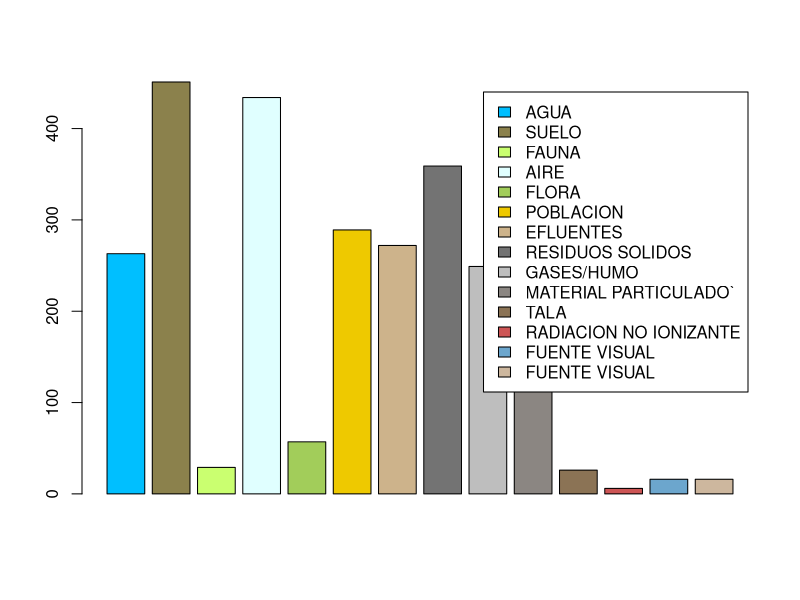
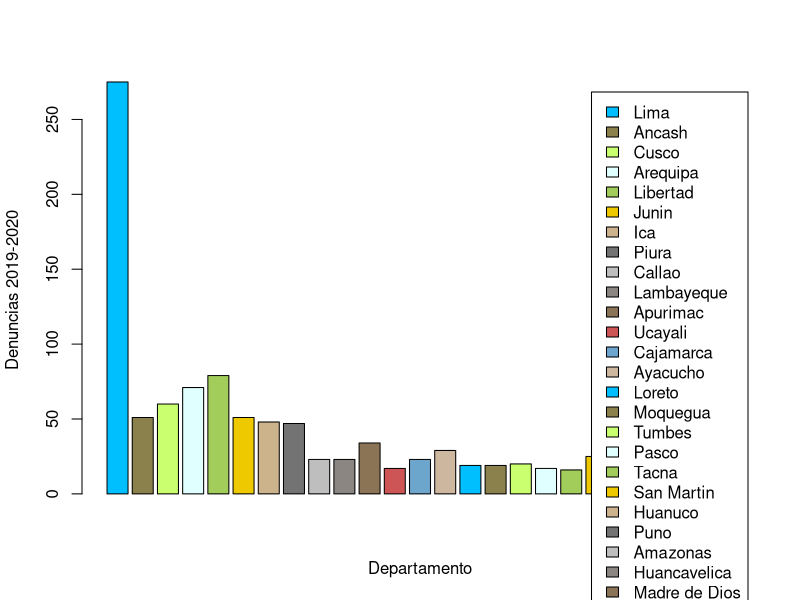
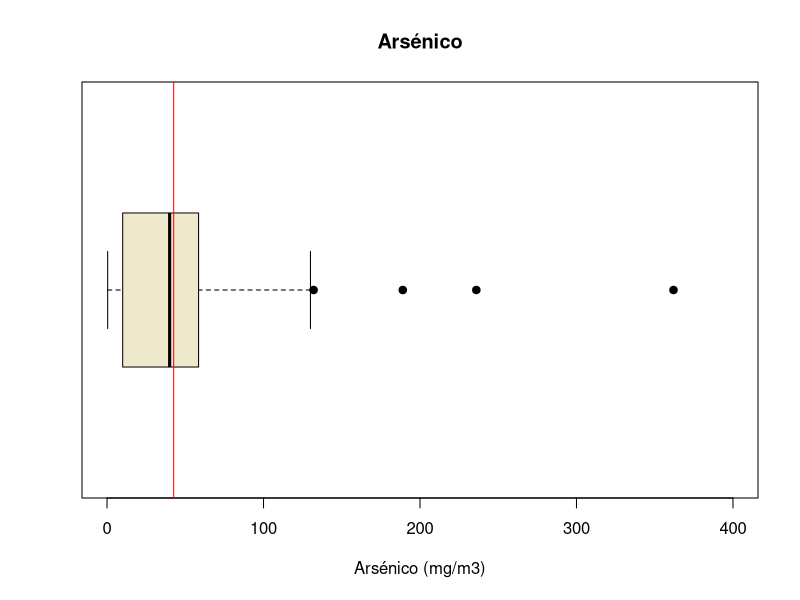
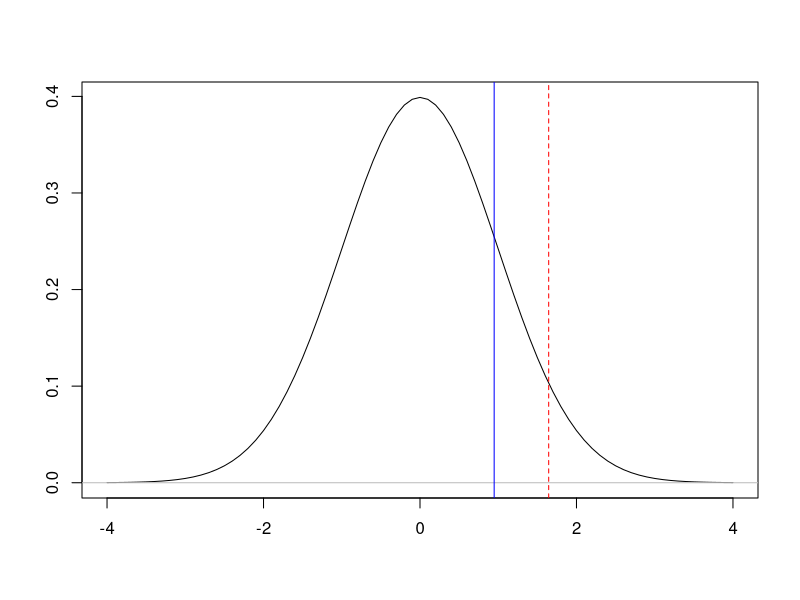
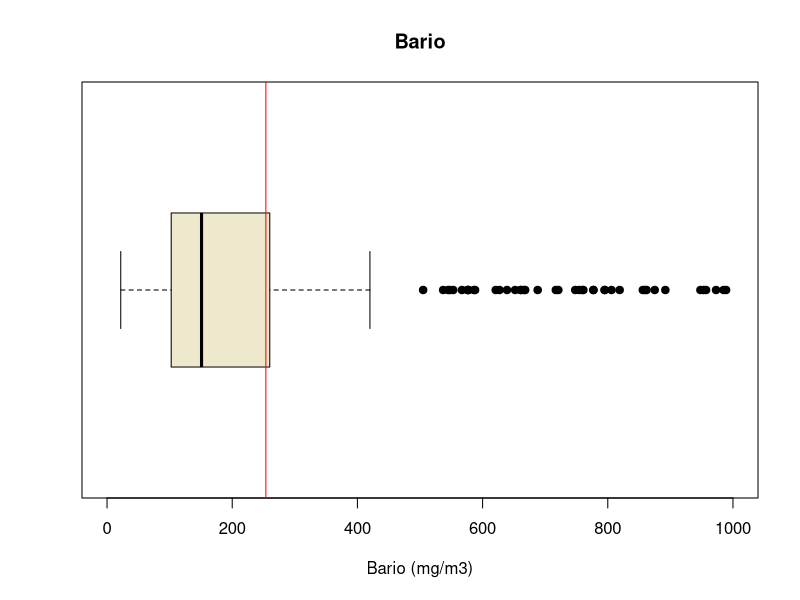
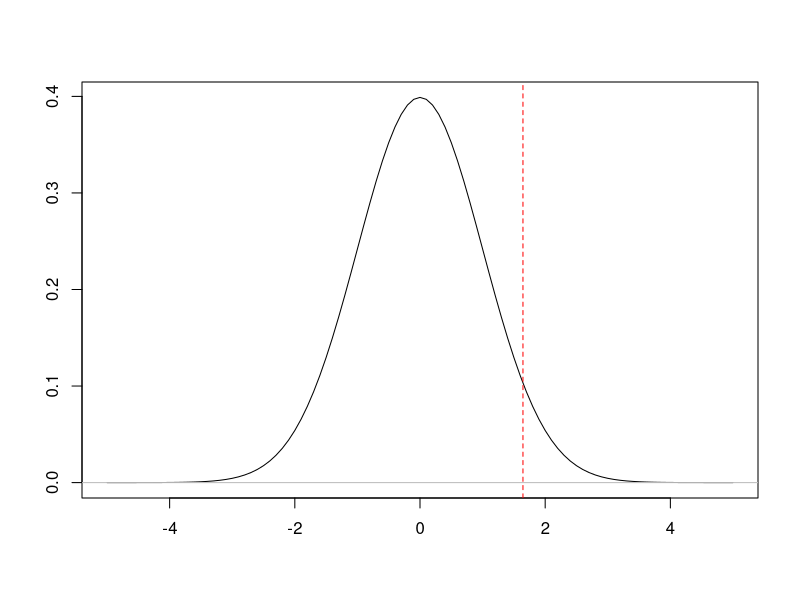
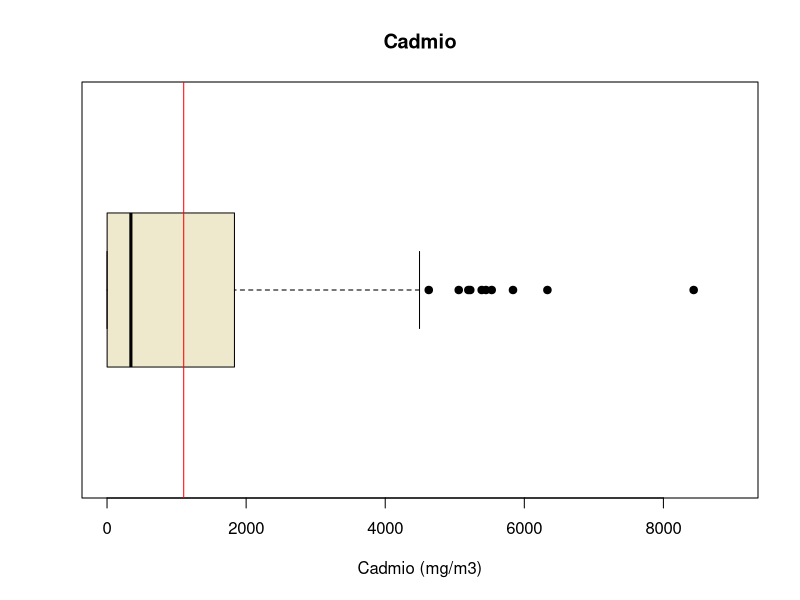
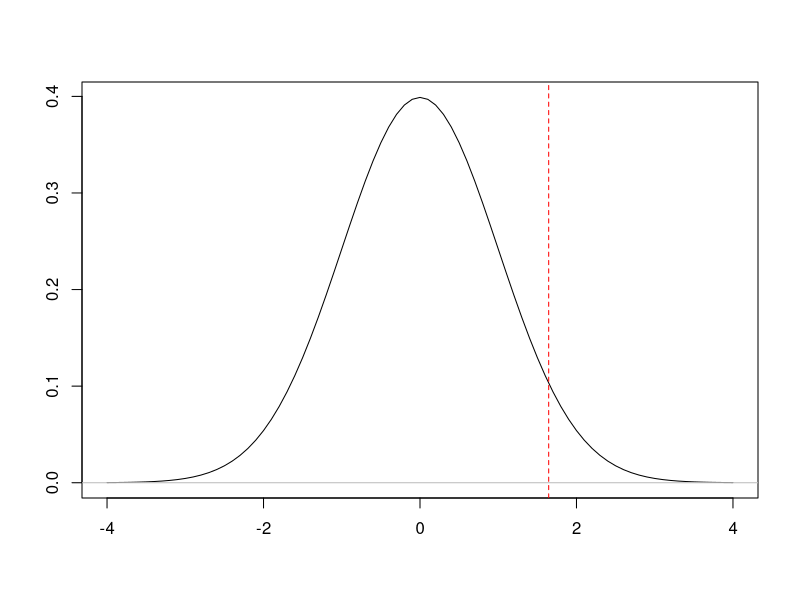

These figures' R source, in order:
## ---- chunk 1
rm(list=ls()) 
## ---- chunk 2
library(readr)
library(dplyr)
## ---- chunk 3
DD1920 <- read_csv("Denuncias1920.csv",col_types=cols(Suelo = col_number()))
DD18 <- read_csv("Denuncias-18.csv")
CAS <- read_csv("CAS.csv", col_types = cols(Aluminio = col_number(), 
    Antimonio = col_number(), `Arsénico` = col_number(), 
    Bario = col_number(), Berilio = col_number(), 
    Bismuto = col_number(), Boro = col_number(), 
    Cadmio = col_number(), Calcio = col_number(), 
    Cerio = col_number(), `Cianuro libre` = col_number(), 
    Cobalto = col_number(), Cobre = col_number(), 
    Cromo = col_number(), `Estaño` = col_number(), 
    Estroncio = col_number(), Fósforo = col_number(), 
    Hierro = col_number(), Litio = col_number(), 
    Magnesio = col_number(), Manganeso = col_number(), 
    Mercurio = col_number(), Molibdeno = col_number(), 
    `Níquel` = col_number(), Plata = col_number(), 
    Plomo = col_number(), Potasio = col_number(), 
    Selenio = col_number(),Sodio = col_number(), Talio = col_number(), 
    Titanio = col_number(), Torio = col_number(), Uranio = col_number(), Zinc = col_number()))

## ---- chunk 4
CAA <- read_csv("CAA.csv", col_types = cols(Aluminio = col_number(), 
    `Aluminio disuelto` = col_number(), Amoniaco = col_number(), 
    Antimonio = col_number(), `Antimonio disuelto` = col_number(), 
    `Arsénico` = col_number(), `Arsénico disuelto` = col_number(), 
    Bario = col_number(), `Bario disuelto` = col_number(), 
    Berilio = col_number(), `Berilio disuelto` = col_number(), 
    Bicarbonatos = col_number(), Bismuto = col_number(), 
    `Bismuto disuelto` = col_number(), Boro = col_number(), 
    `Boro disuelto` = col_number(), Cadmio = col_number(), 
    `Cadmio disuelto` = col_number(), Calcio = col_number(), 
    `Calcio disuelto` = col_number(), Carbonatos = col_number(), 
    Caudal = col_number(), `Cianuro libre` = col_number(), 
    `Cianuro Wad` = col_number(), Cloruros = col_number(), 
    Cobalto = col_number(), `Cobalto disuelto` = col_number(), 
    Cobre = col_number(), `Cobre disuelto` = col_number(), 
    Cromo = col_number()))
## ---- chunk 5

Obs2 <- c("Observaciones","Observaciones incompletas","Datos faltantes", "Variables Totales")
N2 <- c(nrow(CAS),sum(!complete.cases(CAS)),sum(is.na(CAS)), ncol(CAS))
OB2 <- data.frame(Obs2,N2)
OB2
## ---- chunk 6
Variables <- c("Departamento", "Provincia" ,"Distrito", "Actividad económica","Tipo de contaminacion","Estado de la demanda")

`Tipo_de_Variable` <- c("Nominal","Nominal","Nominal","Nominal","Nominal", "Nominal")
Restricciones <- c("En el Peru","En el Peru", "En el Peru", "Legales","Agua, SUelo, Aire, Fauna" ,"Abierta o Cerrada")

ED <- data.frame(Variables,`Tipo_de_Variable`, Restricciones)
ED
## ---- chunk 7
Variables2 <- c("ESTE","NORTE","Aluminio","Antionio","Arsénico",	"Bario","Berilio","Bismuto","Boro","Cadmio","Calcio","Cerio","Cianuro libre","Cobalto","Cobre","Cromo","Cromo Hexavelante","Estaño", "Estroncio","Fósforo","Hierro","Litio","Magnecio","Manganeso","Mercurio","Molibdeno","Níquel","Plata","Plomo","Potasio","Selenio","Sodio","Talio","Torio")

`Tipo_de_Variable2` <- c("Discretas","Discretas","Discretas","Discretas","Discretas","Discretas","Discretas","Discretas","Discretas","Discretas","Discretas","Discretas","Discretas","Discretas","Discretas","Discretas","Discretas","Discretas","Discretas","Discretas","Discretas","Discretas","Discretas","Discretas","Discretas","Discretas","Discretas","Discretas","Discretas","Discretas","Discretas","Discretas","Discretas","Discretas")

Restricciones2  <- c("Coordenadas","Coordenadas", " 40973-5726 (ppm)","21.9-989 (ppm)", "<0.0017-9.698(ppm)","<0.4-94(ppm)","21.9-989(ppm)","<0.001-1.85(ppm)","<0.0008-2.63(ppm)","<0.18-91.2(ppm)","<0.0007-6.256(ppm)","-9748(ppm)","8.446-9496(ppm)","<0.3(ppm)","0.481-999(ppm)","1.5-98(ppm)","1.4-99(ppm","-0.4(ppm)","<0.1-1.9(ppm)","3.03-991","60-2946(ppm)","8250-100138(ppm)","0.338-992(ppm)","229-14458(ppm)","65.6-5629(ppm)","<0.03-0.33(ppm)","<0.003-7.3(ppm)","0.679-995(ppm)","<0.006-1.29(ppm)","3.79-997(ppm)","271-7913(ppm)","<0.004-3.78(ppm)","<1-992","<0.0002-2.168(ppm)")


ED2 <- data.frame(Variables2,`Tipo_de_Variable2`, Restricciones2)
ED2
## ---- chunk 8
tipo <- c("AGUA","SUELO","FAUNA","AIRE","FLORA","POBLACION","EFLUENTES","RESIDUOS SOLIDOS","GASES/HUMO","MATERIAL PARTICULADO`","TALA","RADIACION NO IONIZANTE","FUENTE VISUAL","FUENTE VISUAL")

cantidad <- c(sum(DD1920$AGUA),
sum(DD1920$SUELO),sum(DD1920$FAUNA),sum(DD1920$AIRE),
sum(DD1920$FLORA),sum(DD1920$POBLACION),sum(DD1920$EFLUENTES),sum(DD1920$`RESIDUOS SOLIDOS`),sum(DD1920$`GASES/HUMO`),sum(DD1920$`MATERIAL PARTICULADO`),sum(DD1920$TALA),sum(DD1920$`RADIACION NO IONIZANTE`),sum(DD1920$`FUENTE VISUAL`),sum(DD1920$`FUENTE VISUAL`))

colores <- c("deepskyblue1","lightgoldenrod4","darkolivegreen1", "lightcyan","darkolivegreen3","gold2","navajowhite3","gray45","gray","seashell4","burlywood4", "indianred3", "skyblue3", "bisque3")

DDA<-data.frame(tipo, cantidad)
barplot(DDA[1:14,2],legend=c("AGUA","SUELO","FAUNA","AIRE","FLORA","POBLACION","EFLUENTES","RESIDUOS SOLIDOS","GASES/HUMO","MATERIAL PARTICULADO`","TALA","RADIACION NO IONIZANTE","FUENTE VISUAL","FUENTE VISUAL"), col =colores)

## ---- chunk 9
#denuncias 2019-2020

DEP1920 <- c("Lima","Ancash","Cusco", "Arequipa","Libertad", "Junin","Ica","Piura","Callao","Lambayeque","Apurimac","Ucayali","Cajamarca","Ayacucho","Loreto" ,"Moquegua","Tumbes","Pasco","Tacna","San Martin","Huanuco","Puno","Amazonas","Huancavelica","Madre de Dios")

CAN1920 <- c(sum(DD1920$DEPARTAMENTO == "LIMA"),sum(DD1920$DEPARTAMENTO == "ANCASH"),sum(DD1920$DEPARTAMENTO == "CUSCO"),sum(DD1920$DEPARTAMENTO == "AREQUIPA"),sum(DD1920$DEPARTAMENTO == "LA LIBERTAD"),sum(DD1920$DEPARTAMENTO == "JUNIN"),sum(DD1920$DEPARTAMENTO == "ICA"),sum(DD1920$DEPARTAMENTO == "PIURA"),sum(DD1920$DEPARTAMENTO == "CALLAO"),sum(DD1920$DEPARTAMENTO == "LAMBAYEQUE"),sum(DD1920$DEPARTAMENTO == "APURIMAC"),sum(DD1920$DEPARTAMENTO == "UCAYALI"),sum(DD1920$DEPARTAMENTO == "CAJAMARCA"),sum(DD1920$DEPARTAMENTO == "AYACUCHO"),sum(DD1920$DEPARTAMENTO == "LORETO"),sum(DD1920$DEPARTAMENTO == "MOQUEGUA"),sum(DD1920$DEPARTAMENTO == "TUMBES"),sum(DD1920$DEPARTAMENTO == "PASCO"),sum(DD1920$DEPARTAMENTO == "TACNA"),sum(DD1920$DEPARTAMENTO == "SAN MARTIN"),sum(DD1920$DEPARTAMENTO == "HUANUCO"),sum(DD1920$DEPARTAMENTO == "PUNO"),sum(DD1920$DEPARTAMENTO == "AMAZONAS"),sum(DD1920$DEPARTAMENTO == "HUANCAVELICA"),sum(DD1920$DEPARTAMENTO == "MADRE DE DIOS"))

Tabla1920 <- data.frame(DEP1920,CAN1920)

barplot(Tabla1920[1:25,2],legend=c("Lima","Ancash","Cusco", "Arequipa","Libertad", "Junin","Ica","Piura","Callao","Lambayeque","Apurimac","Ucayali","Cajamarca","Ayacucho","Loreto" ,"Moquegua","Tumbes","Pasco","Tacna","San Martin","Huanuco","Puno","Amazonas","Huancavelica","Madre de Dios"),col = colores, xlab="Departamento",ylab="Denuncias 2019-2020")

## ---- chunk 10
boxplot(CAS$Arsénico, horizontal = TRUE, main = "Arsénico", col="cornsilk2", xlab= "Arsénico (mg/m3)",pch= 19, ylim=c(0,400) )
abline(v = mean(CAS$Arsénico, na.rm = TRUE, ), col = "red")
Media <- mean(CAS$Arsénico, na.rm=TRUE, col="red")
Mediana <-median(CAS$Arsénico, na.rm=TRUE)
No_contaminado <- sum(CAS$Arsénico > 0.001 & CAS$Arsénico < 250,na.rm=TRUE)
Elemento <- c("Arsénico")
Tab <- data.frame(Elemento,No_contaminado,Media,Mediana)
Tab
## ---- chunk 11


u = 40
n=227
z <- qnorm(0.95)
Media_Muestral <- mean(CAS$Arsénico, na.rm=TRUE)
Desviacion_Estandar_Muestral <- sd(CAS$Arsénico, na.rm=TRUE)
Zcritico <- (Media_Muestral-u)/(Desviacion_Estandar_Muestral/sqrt(n))

Xs <- seq(-4, 4, by = 0.1)
plot(Xs, dnorm(Xs), type = "l", col="black", xlab = "", ylab = "")
abline(v = z, lty = 2, col = "red")
abline(h = 0, col = "gray")
abline(v = Zcritico,lty = 1 , col = "blue")


## ---- chunk 12
z <- qnorm(0.95)
Zcritico <- (Media_Muestral-u)/(Desviacion_Estandar_Muestral/sqrt(n))
N<- c("Estadistico de prueba","Z critico")
Valores <- c(Zcritico,z)
Tab <- data.frame(N, Valores)
Tab
## ---- chunk 13
boxplot(CAS$Bario, horizontal = TRUE, main = "Bario", col="cornsilk2", xlab= "Bario (mg/m3)",pch= 19, ylim=c(0,1000) )
abline(v = mean(CAS$Bario, na.rm = TRUE, ), col = "red")
Media <- mean(CAS$Bario, na.rm=TRUE, col="red")
Mediana <-median(CAS$Bario, na.rm=TRUE)
No_contaminado <- sum(CAS$Bario > 0 & CAS$Bario < 750,na.rm=TRUE)
Elemento <- c("Bario")
Tab <- data.frame(Elemento,No_contaminado,Media,Mediana)
Tab

## ---- chunk 14
u = 3500
n=227
z <- qnorm(0.95)
Media_Muestral <- mean(CAS$Bario, na.rm=TRUE)
Desviacion_Estandar_Muestral <- sd(CAS$Bario, na.rm=TRUE)
Zcritico <- (Media_Muestral-u)/(Desviacion_Estandar_Muestral/sqrt(n))

Xs <- seq(-5, 5, by = 0.1)
plot(Xs, dnorm(Xs), type = "l", col="black", xlab = "", ylab = "")
abline(v = z, lty = 2, col = "red")
abline(h = 0, col = "gray")
abline(v = Zcritico,lty = 1 , col = "blue")

## ---- chunk 15
z <- qnorm(0.95)
Zcritico <- (Media_Muestral-u)/(Desviacion_Estandar_Muestral/sqrt(n))
N<- c("Estadistico de prueba","Z critico")
Valores <- c(Zcritico,z)
Tab <- data.frame(N, Valores)
Tab
## ---- chunk 16
boxplot(CAS$Cadmio, horizontal = TRUE, main = "Cadmio", col="cornsilk2", xlab= "Cadmio (mg/m3)",pch= 19, ylim=c(0,9000) )
abline(v = mean(CAS$Cadmio, na.rm = TRUE, ), col = "red")
Media <- mean(CAS$Cadmio, na.rm=TRUE, col="red")
Mediana <-median(CAS$Cadmio, na.rm=TRUE)
No_contaminado <- sum(CAS$Cadmio > 0 & CAS$Cadmio < 22,na.rm=TRUE)
Elemento <- c("Cadmio")
Tab <- data.frame(Elemento,No_contaminado,Media,Mediana)
Tab
## ---- chunk 17
u = 3
n=227
z <- qnorm(0.95)
Media_Muestral <- mean(CAS$Cadmio, na.rm=TRUE)
Desviacion_Estandar_Muestral <- sd(CAS$Cadmio, na.rm=TRUE)
Zcritico <- (Media_Muestral-u)/(Desviacion_Estandar_Muestral/sqrt(n))

Xs <- seq(-4, 4, by = 0.1)
plot(Xs, dnorm(Xs), type = "l", col="black", xlab = "", ylab = "")
abline(v = z, lty = 2, col = "red")
abline(h = 0, col = "gray")
abline(v = Zcritico,lty = 1 , col = "blue")



## ---- chunk 18
z <- qnorm(0.95)
Zcritico <- (Media_Muestral-u)/(Desviacion_Estandar_Muestral/sqrt(n))
N<- c("Estadistico de prueba","Z critico")
Valores <- c(Zcritico,z)
Tab <- data.frame(N, Valores)
Tab
## ---- chunk 19
plot(CAS$`Cianuro libre`, main = "Cianuro Libre",ylab="Cianuro Libre (ppm)")

Media <- mean(CAS$`Cianuro libre`, na.rm=TRUE, col="red")
Mediana <-median(CAS$`Cianuro libre`, na.rm=TRUE)
No_contaminado <- sum(CAS$`Cianuro libre` > 0 & CAS$`Cianuro libre` <8 ,na.rm=TRUE)
Elemento <- c("Cianuro libre")
Tab <- data.frame(Elemento,No_contaminado,Media,Mediana)
Tab

## ---- chunk 20
boxplot(CAS$Cromo, horizontal = TRUE, main = "Cromo", col="cornsilk2", xlab= "Cromo (mg/m3)",pch= 19, ylim=c(0,100) )
abline(v = mean(CAS$Cromo, na.rm = TRUE, ), col = "red")
Media <- mean(CAS$Cromo, na.rm=TRUE, col="red")
Mediana <-median(CAS$Cromo, na.rm=TRUE)
No_contaminado <- sum(CAS$Cromo > 1 & CAS$Cromo < 1500,na.rm=TRUE)
Elemento <- c("Cromo")
Tab <- data.frame(Elemento,No_contaminado,Media,Mediana)
Tab
## ---- chunk 21
u = 100
n=227
z <- qnorm(0.95)
Media_Muestral <- mean(CAS$Cromo, na.rm=TRUE)
Desviacion_Estandar_Muestral <- sd(CAS$Cromo, na.rm=TRUE)
Zcritico <- (Media_Muestral-u)/(Desviacion_Estandar_Muestral/sqrt(n))

Xs <- seq(-5, 5, by = 0.1)
plot(Xs, dnorm(Xs), type = "l", col="black", xlab = "", ylab = "")
abline(v = z, lty = 2, col = "red")
abline(h = 0, col = "gray")
abline(v = Zcritico,lty = 1 , col = "blue")



## ---- chunk 22
z <- qnorm(0.95)
Zcritico <- (Media_Muestral-u)/(Desviacion_Estandar_Muestral/sqrt(n))
N<- c("Estadistico de prueba","Z critico")
Valores <- c(Zcritico,z)
Tab <- data.frame(N, Valores)
Tab
## ---- chunk 23
boxplot(CAS$Mercurio, horizontal = TRUE, main = "Mercurio", col="cornsilk2", xlab= "Mercurio (mg/m3)",pch= 19, ylim=c(0,7) )
abline(v = mean(CAS$Mercurio, na.rm = TRUE, ), col = "red")
Media <- mean(CAS$Mercurio, na.rm=TRUE, col="red")
Mediana <-median(CAS$Mercurio, na.rm=TRUE)
No_contaminado <- sum(CAS$Mercurio > 0 & CAS$Mercurio < 24,na.rm=TRUE)
Elemento <- c("Mercurio")
Tab <- data.frame(Elemento,No_contaminado,Media,Mediana)
Tab
## ---- chunk 24
u = 6.6
n=227
z <- qnorm(0.95)
Media_Muestral <- mean(CAS$Mercurio, na.rm=TRUE)
Desviacion_Estandar_Muestral <- sd(CAS$Mercurio, na.rm=TRUE)
Zcritico <- (Media_Muestral-u)/(Desviacion_Estandar_Muestral/sqrt(n))


Xs <- seq(-5, 5, by = 0.1)
plot(Xs, dnorm(Xs), type = "l", col="black", xlab = "", ylab = "")
abline(v = z, lty = 2, col = "red")
abline(h = 0, col = "gray")
abline(v = Zcritico,lty = 1 , col = "blue")



## ---- chunk 25
z <- qnorm(0.95)
Zcritico <- (Media_Muestral-u)/(Desviacion_Estandar_Muestral/sqrt(n))
N<- c("Estadistico de prueba","Z critico")
Valores <- c(Zcritico,z)
Tab <- data.frame(N, Valores)
Tab
## ---- chunk 26
boxplot(CAS$Plomo, horizontal = TRUE, main = "Plomo", col="cornsilk2", xlab= "Plomo (mg/m3)",pch= 19, ylim=c(0,1000) )
abline(v = mean(CAS$Plomo, na.rm = TRUE, ), col = "red")
Media <- mean(CAS$Plomo, na.rm=TRUE, col="red")
Mediana <-median(CAS$Plomo, na.rm=TRUE)
No_contaminado <- sum(CAS$Plomo > 1 & CAS$Plomo < 1500,na.rm=TRUE)
Elemento <- c("Plomo")
Tab <- data.frame(Elemento,No_contaminado,Media,Mediana)
Tab
## ---- chunk 27
u = 140
n=227
z <- qnorm(0.95)
Media_Muestral <- mean(CAS$Plomo, na.rm=TRUE)
Desviacion_Estandar_Muestral <- sd(CAS$Plomo, na.rm=TRUE)
Zcritico <- (Media_Muestral-u)/(Desviacion_Estandar_Muestral/sqrt(n))

Xs <- seq(-4, 4, by = 0.1)
plot(Xs, dnorm(Xs), type = "l", col="black", xlab = "", ylab = "")
abline(v = z, lty = 2, col = "red")
abline(h = 0, col = "gray")
abline(v = Zcritico,lty = 1 , col = "blue")



## ---- chunk 28
z <- qnorm(0.95)
Zcritico <- (Media_Muestral-u)/(Desviacion_Estandar_Muestral/sqrt(n))
N<- c("Estadistico de prueba","Z critico")
Valores <- c(Zcritico,z)
Tab <- data.frame(N, Valores)
Tab
## ---- chunk 29
boxplot(CAS$Zinc, horizontal = TRUE, main = "Zinc", col="cornsilk2", xlab= "Zinc (mg/m3)",pch= 19, ylim=c(0,1000) )
abline(v = mean(CAS$Zinc, na.rm = TRUE, ), col = "red")
Media <- mean(CAS$Zinc, na.rm=TRUE, col="red")
Mediana <-median(CAS$Zinc, na.rm=TRUE)
No_contaminado <- sum(CAS$Zinc > 1 & CAS$Zinc < 1500,na.rm=TRUE)
Elemento <- c("Níquel")
Tab <- data.frame(Elemento,No_contaminado,Media,Mediana)
Tab
## ---- chunk 30
u = 300
n=227
z <- qnorm(0.95)
Media_Muestral <- mean(CAS$Zinc, na.rm=TRUE)
Desviacion_Estandar_Muestral <- sd(CAS$Zinc, na.rm=TRUE)
Zcritico <- (Media_Muestral-u)/(Desviacion_Estandar_Muestral/sqrt(n))

Xs <- seq(-4, 4, by = 0.1)
plot(Xs, dnorm(Xs), type = "l", col="black", xlab = "", ylab = "")
abline(v = z, lty = 2, col = "red")
abline(h = 0, col = "gray")
abline(v = Zcritico,lty = 1 , col = "blue")


## ---- chunk 31
z <- qnorm(0.95)
Zcritico <- (Media_Muestral-u)/(Desviacion_Estandar_Muestral/sqrt(n))
N<- c("Estadistico de prueba","Z critico")
Valores <- c(Zcritico,z)
Tab <- data.frame(N, Valores)
Tab
## ---- chunk 32
boxplot(CAS$Cobre, horizontal = TRUE, main = "Cobre", col="cornsilk2", xlab= "Cobre (mg/m3)",pch= 19, ylim=c(0,200) )
abline(v = mean(CAS$Cobre, na.rm = TRUE, ), col = "red")
Media <- mean(CAS$Cobre, na.rm=TRUE, col="red")
Mediana <-median(CAS$Cobre, na.rm=TRUE)
No_contaminado <- sum(CAS$Cobre > 1 & CAS$Cobre < 250,na.rm=TRUE)
Elemento <- c("Cobre")
Tab <- data.frame(Elemento,No_contaminado,Media,Mediana)
Tab
## ---- chunk 33
u = 91
n=227
z <- qnorm(0.95)
Media_Muestral <- mean(CAS$Cobre, na.rm=TRUE)
Desviacion_Estandar_Muestral <- sd(CAS$Cobre, na.rm=TRUE)
Zcritico <- (Media_Muestral-u)/(Desviacion_Estandar_Muestral/sqrt(n))

Xs <- seq(-5, 5, by = 0.2)
plot(Xs, dnorm(Xs), type = "l", col="black", xlab = "", ylab = "")
abline(v = z, lty = 2, col = "red")
abline(h = 0, col = "gray")
abline(v = Zcritico,lty = 1 , col = "blue")

## ---- chunk 34
z <- qnorm(0.95)
Zcritico <- (Media_Muestral-u)/(Desviacion_Estandar_Muestral/sqrt(n))
N<- c("Estadistico de prueba","Z critico")
Valores <- c(Zcritico,z)
Tab <- data.frame(N, Valores)
Tab
## ---- chunk 35
boxplot(CAS$Cromo, horizontal = TRUE, main = "Cromo", col="cornsilk2", xlab= "Cromo (mg/m3)",pch= 19, ylim=c(0,200) )
abline(v = mean(CAS$Cromo, na.rm = TRUE, ), col = "red")
Media <- mean(CAS$Cromo, na.rm=TRUE, col="red")
Mediana <-median(CAS$Cromo, na.rm=TRUE)
No_contaminado <- sum(CAS$Cromo > 1 & CAS$Cromo < 250,na.rm=TRUE)
Elemento <- c("Cromo")
Tab <- data.frame(Elemento,No_contaminado,Media,Mediana)
Tab
## ---- chunk 36
u = 64
n=227
z <- qnorm(0.95)
Media_Muestral <- mean(CAS$Cromo, na.rm=TRUE)
Desviacion_Estandar_Muestral <- sd(CAS$Cromo, na.rm=TRUE)
Zcritico <- (Media_Muestral-u)/(Desviacion_Estandar_Muestral/sqrt(n))

Xs <- seq(-5, 5, by = 0.2)
plot(Xs, dnorm(Xs), type = "l", col="black", xlab = "", ylab = "")
abline(v = z, lty = 2, col = "red")
abline(h = 0, col = "gray")
abline(v = Zcritico,lty = 1 , col = "blue")

## ---- chunk 37
z <- qnorm(0.95)
Zcritico <- (Media_Muestral-u)/(Desviacion_Estandar_Muestral/sqrt(n))
N<- c("Estadistico de prueba","Z critico")
Valores <- c(Zcritico,z)
Tab <- data.frame(N, Valores)
Tab
## ---- chunk 38
boxplot(CAS$Aluminio, horizontal = TRUE, main = "Aluminio", col="cornsilk2", xlab= "Aluminio (mg/m3)",pch= 19, ylim=c(0,45000) )
abline(v = mean(CAS$Aluminio, na.rm = TRUE, ), col = "red")
Media <- mean(CAS$Aluminio, na.rm=TRUE, col="red")
Mediana <-median(CAS$Aluminio, na.rm=TRUE)
Tab <- data.frame(Media,Mediana)
Tab
## ---- chunk 39
boxplot(CAS$Antimonio, horizontal = TRUE, main = "Antimonio", col="cornsilk2", xlab= "Antimonio (mg/m3)",pch= 19, ylim=c(0,9500) )
abline(v = mean(CAS$Antimonio, na.rm = TRUE, ), col = "red")
Media <- mean(CAS$Antimonio, na.rm=TRUE, col="red")
Mediana <-median(CAS$Antimonio, na.rm=TRUE)
Tab <- data.frame(Media,Mediana)
Tab
## ---- chunk 40
l1<- lm(CAS$Bario~CAS$Plomo)
cor(CAS$Bario,CAS$Plomo)
plot(CAS$Plomo,CAS$Bario,pch=20, col=rgb(0,0,0,0.3),xlim=c(0,1300), xlab="Plomo (ppm)", ylab="Bario (ppm)")
abline(l1, col="red")
## ---- chunk 41
l1 <- lm(CAS$Bario~CAS$Cobalto)
plot(CAS$Cobalto,CAS$Bario,pch=20, col=rgb(0,0,0,0.3),xlim=c(0,1300),xlab="Cobalto (ppm)", ylab="Bario (ppm)")
abline(l1, col="red")
cor(CAS$Bario,CAS$Cobalto,use="complete.obs")

## ---- chunk 42
l1 <- lm(CAS$Plomo~CAS$Bario)
plot(CAS$Bario,CAS$Plomo,pch=20, col=rgb(0,0,0,0.3),xlim=c(0,1000),xlab="Bario (ppm)", ylab="Plomo (ppm)")
abline(l1, col="red")
cor(CAS$Plomo,CAS$Bario,use="complete.obs")
## ---- chunk 43
l1 <- lm(CAS$Cobalto~CAS$Bario)
plot(CAS$Bario,CAS$Cobalto,pch=20, col=rgb(0,0,0,0.3),xlim=c(0,1000),xlab="Bario (ppm)", ylab="Cobalto (ppm)")
abline(l1, col="red")
cor(CAS$Bario,CAS$Cobalto,use="complete.obs")
## ---- chunk 44
l1 <- lm(CAS$Cadmio~CAS$Plomo)
plot(CAS$Plomo,CAS$Cadmio,pch=20, col=rgb(0,0,0,0.3),xlim=c(0,1300),xlab="Plomo (ppm)", ylab="Cadmio (ppm)")
abline(l1, col="red")
cor(CAS$Plomo,CAS$Cadmio,use="complete.obs")
